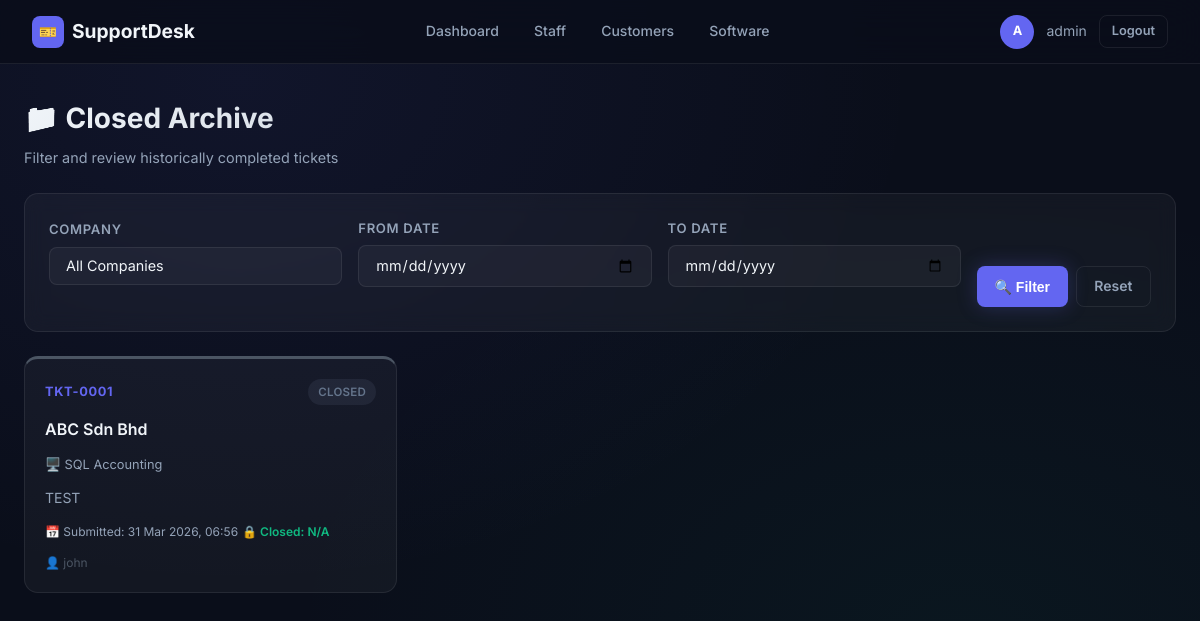
The page /staff/archive (signed in) on the database its author committed.
### models.py (models this page shows, shortened)
class StaffUser(UserMixin, db.Model):
    __tablename__ = 'staff_users'
    id = db.Column(db.Integer, primary_key=True)
    username = db.Column(db.String(80), unique=True, nullable=False)
    password_hash = db.Column(db.String(200), nullable=False)
    role = db.Column(db.String(20), nullable=False, default='support')  # admin / support
    skills = db.relationship('StaffSkill', backref='staff', lazy=True)

class Ticket(db.Model):
    __tablename__ = 'tickets'
    id = db.Column(db.Integer, primary_key=True)
    ticket_no = db.Column(db.String(20), unique=True, nullable=False)
    company_id = db.Column(db.Integer, db.ForeignKey('customers.id'), nullable=False)
    user_id = db.Column(db.Integer, db.ForeignKey('users.id'), nullable=False)
    software_id = db.Column(db.Integer, db.ForeignKey('software_types.id'), nullable=False)
    description = db.Column(db.Text, nullable=False)
    priority = db.Column(db.String(20), default='Normal')  # Low / Normal / High / Urgent
    attachment = db.Column(db.String(200), nullable=True)
    status = db.Column(db.String(30), default='Open')  # Open / Assigned / In Progress / Closed
    assigned_to = db.Column(db.Integer, db.ForeignKey('staff_users.id'), nullable=True)
    assigned_at = db.Column(db.DateTime, nullable=True)
    support_status_at_creation = db.Column(db.String(20), nullable=False)
    preferred_staff_id = db.Column(db.Integer, db.ForeignKey('staff_users.id'), nullable=True)
    preferred_status = db.Column(db.String(20), nullable=True)  # Pending / Accepted / Rejected
    remote_tool = db.Column(db.String(50), nullable=True)
    remote_id = db.Column(db.String(50), nullable=True)
    remote_password = db.Column(db.String(50), nullable=True)
    staff_remark = db.Column(db.Text, nullable=True)
    created_at = db.Column(db.DateTime, default=db.func.now())
    closed_at = db.Column(db.DateTime, nullable=True)
    software = db.relationship('SoftwareType')
    submitter = db.relationship('User', foreign_keys=[user_id])
    assignee = db.relationship('StaffUser', foreign_keys=[assigned_to])
    preferred_staff = db.relationship('StaffUser', foreign_keys=[preferred_staff_id])
    replies = db.relationship('Reply', backref='ticket', lazy=True, order_by='Reply.created_at')
    transfer_requests = db.relationship('TransferRequest', backref='ticket', lazy=True)

class Customer(db.Model):
    __tablename__ = 'customers'
    id = db.Column(db.Integer, primary_key=True)
    company_name = db.Column(db.String(120), nullable=False)
    support_start = db.Column(db.Date, nullable=False)
    support_end = db.Column(db.Date, nullable=False)
    phone_number = db.Column(db.String(30), nullable=False)
    users = db.relationship('User', backref='company', lazy=True)
    tickets = db.relationship('Ticket', backref='company', lazy=True)
    software_links = db.relationship('CustomerSoftware', backref='customer', lazy=True)

class SoftwareType(db.Model):
    __tablename__ = 'software_types'
    id = db.Column(db.Integer, primary_key=True)
    name = db.Column(db.String(100), nullable=False, unique=True)

### routes/staff.py (the view)
@staff_bp.route('/archive', methods=['GET'])
@login_required
@require_staff
def archive():
    from_date = request.args.get('from_date')
    to_date = request.args.get('to_date')
    company_id = request.args.get('company_id')
    query = Ticket.query.filter_by(status='Closed')
    if from_date:
        try:
            start = datetime.strptime(from_date, '%Y-%m-%d')
            query = query.filter(Ticket.closed_at >= start)
        except ValueError:
            pass
    if to_date:
        try:
            end = datetime.strptime(to_date + " 23:59:59", '%Y-%m-%d %H:%M:%S')
            query = query.filter(Ticket.closed_at <= end)
        except ValueError:
            pass
    if company_id:
        query = query.filter(Ticket.company_id == company_id)
    tickets = query.order_by(Ticket.closed_at.desc(), Ticket.created_at.desc()).all()
    customers = Customer.query.order_by(Customer.company_name).all()
    return render_template('staff/archive.html',
                          tickets=tickets,
                          customers=customers,
                          from_date=from_date,
                          to_date=to_date,
                          company_id=company_id)

### models.py (called while the page is built)
@login_manager.user_loader
def load_user(user_id):
    if user_id.startswith('staff-'):
        return StaffUser.query.get(int(user_id.split('-')[1]))
    elif user_id.startswith('user-'):
        return User.query.get(int(user_id.split('-')[1]))
    return None

### routes/staff.py (called while the page is built)
def require_staff(f):
    from functools import wraps
    from models import StaffUser
    @wraps(f)
    def decorated(*args, **kwargs):
        if not isinstance(current_user, StaffUser):
            flash('Access denied.', 'error')
            return redirect(url_for('auth.staff_login'))
        return f(*args, **kwargs)
    return decorated

### templates/staff/archive.html (shortened to what this page needs)
{% extends 'base.html' %}
{% block content %}
<div class="container">
  <div class="page-header">
    <h1 class="page-title">📁 Closed Archive</h1>
    <p class="page-subtitle">Filter and review historically completed tickets</p>
  </div>
  <div class="card mb-6">
    <form method="GET" action="{{ url_for('staff.archive') }}" class="flex gap-4 items-center flex-wrap">
      <div class="form-group mb-0" style="flex:1; min-width:200px;">
        <label class="form-label">Company</label>
        <select name="company_id" class="form-control">
          <option value="">All Companies</option>
        </select>
      </div>
      <div class="form-group mb-0" style="flex:1; min-width:150px;">
        <label class="form-label">From Date</label>
        <input type="date" name="from_date" class="form-control" value="{{ from_date or '' }}">
      </div>
      <div class="form-group mb-0" style="flex:1; min-width:150px;">
        <label class="form-label">To Date</label>
        <input type="date" name="to_date" class="form-control" value="{{ to_date or '' }}">
      </div>
      <div class="flex gap-2" style="align-self: flex-end;">
        <button type="submit" class="btn btn-primary">🔍 Filter</button>
        <a href="{{ url_for('staff.archive') }}" class="btn btn-ghost">Reset</a>
      </div>
    </form>
  </div>
  {% if tickets %}
    <div class="ticket-grid">
      {% for ticket in tickets %}
      <a href="{{ url_for('staff.ticket_detail', ticket_id=ticket.id) }}" style="text-decoration:none;">
        <div class="ticket-card" style="border-top: 3px solid var(--text-muted);">
          <div class="flex items-center justify-between">
            <span class="ticket-no">{{ ticket.ticket_no }}</span>
            <span class="badge badge-closed">CLOSED</span>
          </div>
          <div class="ticket-company">{{ ticket.company.company_name }}</div>
          <div class="ticket-software">🖥️ {{ ticket.software.name }}</div>
          <div class="ticket-desc">{{ ticket.description }}</div>
          <div class="flex flex-column gap-1 mt-2" style="font-size:0.75rem; color:var(--text-secondary);">
            <div>📅 Submitted: {{ ticket.created_at.strftime('%d %b %Y, %H:%M') }}</div>
            <div style="color:var(--success); font-weight:600;">🔒 Closed: {{ ticket.closed_at.strftime('%d %b %Y, %H:%M') if ticket.closed_at else 'N/A' }}</div>
          </div>
          <div class="ticket-footer">
            <span>👤 {{ ticket.assignee.username if ticket.assignee else 'Unassigned' }}</span>
          </div>
        </div>
      </a>
      {% endfor %}
    </div>
  {% else %}
    <div class="empty-state">
      <div class="icon">📁</div>
      <h3>No archived tickets</h3>
      <p>Try adjusting your search filters or check back later.</p>
    </div>
  {% endif %}
</div>
{% endblock %}

### templates/base.html (shortened to what this page needs)
<!DOCTYPE html>
<html lang="en">
<head>
  <link rel="stylesheet" href="{{ url_for('static', filename='css/style.css') }}" />
</head>
<body>
{% if current_user.is_authenticated %}
<nav class="navbar">
  <div style="display:flex; align-items:center; gap:1rem;">
    <a href="#" class="navbar-brand">
      <span class="logo-icon">🎫</span>
      SupportDesk
    </a>
  </div>
  <ul class="navbar-nav">
    {% if current_user.__class__.__name__ == 'User' %}
      <li><a href="{{ url_for('customer.dashboard') }}" class="{{ 'active' if request.endpoint == 'customer.dashboard' }}">Dashboard</a></li>
      <li><a href="{{ url_for('customer.submit_ticket') }}" class="{{ 'active' if request.endpoint == 'customer.submit_ticket' }}">New Ticket</a></li>
      <li><a href="{{ url_for('customer.ticket_history') }}" class="{{ 'active' if request.endpoint == 'customer.ticket_history' }}">My Tickets</a></li>
    {% elif current_user.__class__.__name__ == 'StaffUser' %}
      {% if current_user.role == 'admin' %}
        <li><a href="{{ url_for('admin.dashboard') }}" class="{{ 'active' if request.endpoint == 'admin.dashboard' }}">Dashboard</a></li>
        <li><a href="{{ url_for('admin.manage_staff') }}" class="{{ 'active' if request.endpoint == 'admin.manage_staff' }}">Staff</a></li>
        <li><a href="{{ url_for('admin.manage_customers') }}" class="{{ 'active' if request.endpoint == 'admin.manage_customers' }}">Customers</a></li>
        <li><a href="{{ url_for('admin.manage_software') }}" class="{{ 'active' if request.endpoint == 'admin.manage_software' }}">Software</a></li>
      {% else %}
        <li><a href="{{ url_for('staff.dashboard') }}" class="{{ 'active' if request.endpoint == 'staff.dashboard' }}">Dashboard</a></li>
        <li><a href="{{ url_for('staff.archive') }}" class="{{ 'active' if request.endpoint == 'staff.archive' }}">Archive</a></li>
      {% endif %}
    {% endif %}
  </ul>
  <div class="navbar-user">
    <div class="avatar">{{ current_user.username[0].upper() }}</div>
    <span>{{ current_user.username }}</span>
    <a href="{{ url_for('auth.logout') }}" class="btn btn-ghost btn-sm">Logout</a>
  </div>
</nav>
{% endif %}
{% block content %}{% endblock %}
</body>
</html>

### rows shown on the page
StaffUser: username "A", username "admin"
Ticket: ticket_no "TKT-0001", company.company_name "ABC Sdn Bhd", software.name "SQL Accounting", description "TEST", created_at "31 Mar 2026, 06:56", closed_at "N/A", assignee "john"
